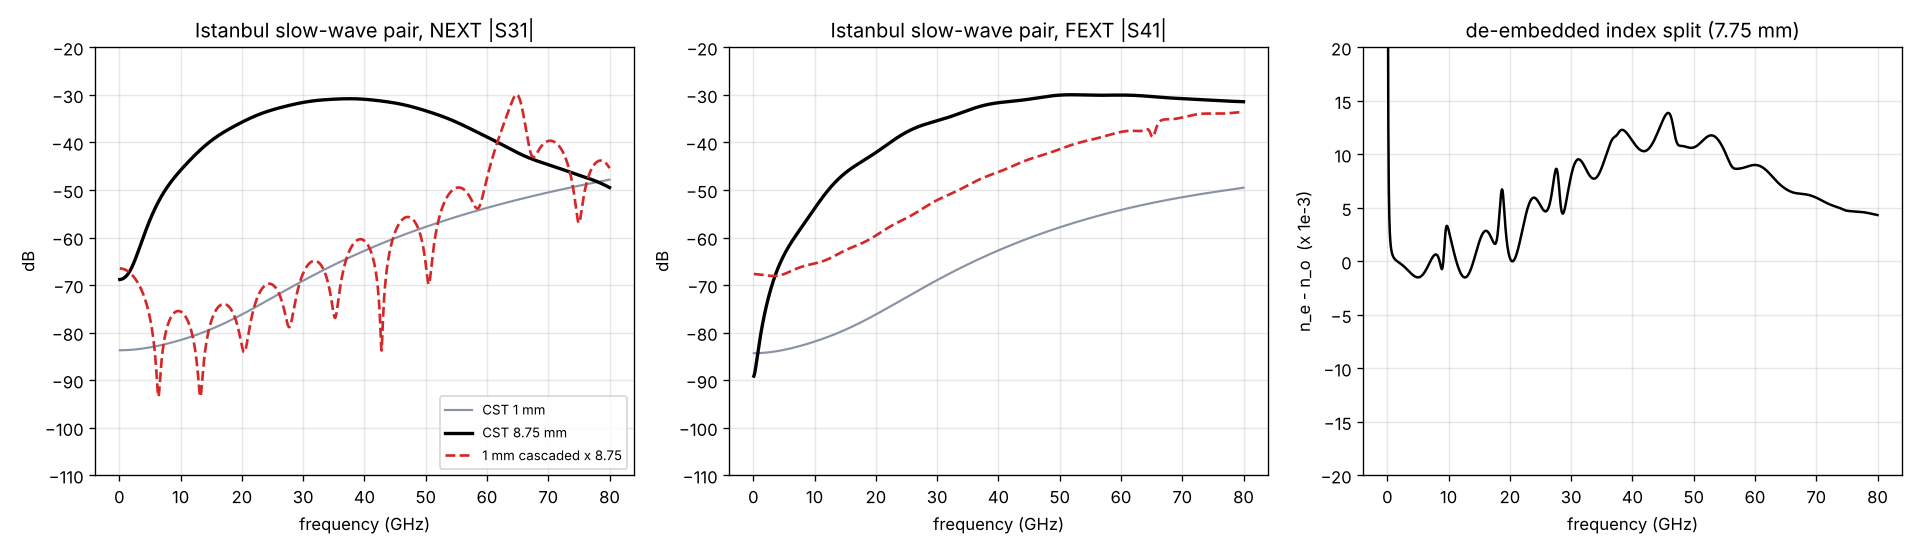

Reproduce this figure in Python.
"""Istanbul slow-wave pair (T period 200 um, line spacing 625 um), CST 3-D
4-ports at 1 mm and 8.75 mm. Ports: 1 A near, 2 A far, 3 B near, 4 B far.
1. NEXT = S31, FEXT = S41 of both runs; data floor |S21 - S43|.
2. Naive cascade: the 1 mm block raised to the power 8.75, per even/odd mode
   (2-port ABCD = [[cosh t, Z sinh t],[sinh t / Z, cosh t]] with t continued in
   frequency), then NEXT = (S11e - S11o)/2, FEXT = (S21e - S21o)/2 at 50 ohm.
   The port regions are repeated 8.75 times, as in any naive cascade.
3. Two-length de-embedding (7.75 mm of line): gamma_e, gamma_o -> n_e, n_o,
   dn, loss of the slow-wave line itself."""
import sys, numpy as np, matplotlib; matplotlib.use("Agg"); import matplotlib.pyplot as plt
sys.path.insert(0, "..")
from first_look_lib import load4
c, R0 = 299792458, 50.0
f, S1 = load4("ISTANBUL_SW_1p00mm.s4p"); f8, S8 = load4("ISTANBUL_SW_8p75mm.s4p")
assert np.allclose(f, f8)
k = slice(1, None); F = f/1e9; w = 2*np.pi*f
db = lambda x: 20*np.log10(np.abs(x) + 1e-30)
def mode(S, sgn):
    M = np.empty((len(S), 2, 2), complex)
    for i, (a, a2) in enumerate(((0, 2), (1, 3))):
        for j, (b, b2) in enumerate(((0, 2), (1, 3))):
            M[:, i, j] = S[:, a, b] + sgn*S[:, a, b2]
    return M
def s2abcd(S):
    s11, s12, s21, s22 = S[:, 0, 0], S[:, 0, 1], S[:, 1, 0], S[:, 1, 1]
    A = ((1+s11)*(1-s22)+s12*s21)/(2*s21); B = R0*((1+s11)*(1+s22)-s12*s21)/(2*s21)
    C = ((1-s11)*(1-s22)-s12*s21)/(2*s21)/R0; D = ((1-s11)*(1+s22)+s12*s21)/(2*s21)
    return A, B, C, D
def abcd2s(A, B, C, D):
    d = A + B/R0 + C*R0 + D
    return (A + B/R0 - C*R0 - D)/d, 2/d
def power(S, n):
    """2-port raised to the power n (symmetric, reciprocal): A = cosh t."""
    A, B, C, D = s2abcd(S)
    Am = (A + D)/2
    r = np.sqrt(Am*Am - 1 + 0j); y = Am - r; y = np.where(abs(y) > 1, Am + r, y)   # e^{-t}
    t = -np.log(np.abs(y)) - 1j*np.unwrap(np.angle(y))                              # continued
    Z = np.sqrt(B/C); Z = np.where(Z.real < 0, -Z, Z)
    return abcd2s(np.cosh(n*t), Z*np.sinh(n*t), np.sinh(n*t)/Z, np.cosh(n*t))
casc = {}
for sgn, nm in ((+1, "e"), (-1, "o")):
    casc[nm] = power(mode(S1, sgn), 8.75)
NEXTc = 0.5*(casc["e"][0] - casc["o"][0]); FEXTc = 0.5*(casc["e"][1] - casc["o"][1])
# de-embedded line (7.75 mm)
def gamma(Sa, Sb, L):
    out = {}
    for sgn, nm in ((+1, "e"), (-1, "o")):
        Ta = np.array(s2abcd(mode(Sa, sgn))).T.reshape(-1, 2, 2)
        Tb = np.array(s2abcd(mode(Sb, sgn))).T.reshape(-1, 2, 2)
        T = np.linalg.solve(Ta, Tb); Am = (T[:, 0, 0] + T[:, 1, 1])/2
        r = np.sqrt(Am*Am - 1 + 0j); y = Am - r; y = np.where(abs(y) > 1, Am + r, y)
        out[nm] = -np.log(np.abs(y))/L - 1j*np.unwrap(np.angle(y))/L
    return out
g = gamma(S1, S8, 7.75e-3)
ne, no = g["e"].imag*c/w, g["o"].imag*c/w
ale = g["e"].real*20/np.log(10)/100
rows = []
print(" GHz | NEXT 1mm  8.75mm  casc | FEXT 1mm  8.75mm  casc | n_e     n_o      dn       | alpha_e dB/cm")
for x in (5, 10, 20, 30, 40, 50, 60, 70):
    i = np.argmin(abs(F - x))
    print(f"{F[i]:4.0f} | {db(S1[i,2,0]):6.1f} {db(S8[i,2,0]):7.1f} {db(NEXTc[i]):6.1f} | "
          f"{db(S1[i,3,0]):6.1f} {db(S8[i,3,0]):7.1f} {db(FEXTc[i]):6.1f} | "
          f"{ne[i]:.4f}  {no[i]:.4f}  {ne[i]-no[i]:+.5f} | {ale[i]:.3f}")
np.savez("istanbul_results.npz", f=f, ge=g["e"], go=g["o"], NEXTc=NEXTc, FEXTc=FEXTc)
fig, ax = plt.subplots(1, 3, figsize=(16, 4.6))
for a, j, nm in ((ax[0], 2, "NEXT |S31|"), (ax[1], 3, "FEXT |S41|")):
    a.plot(F[k], db(S1[k, j, 0]), color="#8a93a5", lw=1.3, label="CST 1 mm")
    a.plot(F[k], db(S8[k, j, 0]), "k", lw=2, label="CST 8.75 mm")
    a.plot(F[k], db((NEXTc if j == 2 else FEXTc)[k]), "C3--", lw=1.6, label="1 mm cascaded x 8.75")
    a.set_title(f"Istanbul slow-wave pair, {nm}"); a.set_ylim(-110, -20); a.set_ylabel("dB")
a = ax[2]
a.plot(F[k], (ne - no)[k]*1e3, "k"); a.set_ylabel("n_e - n_o  (x 1e-3)")
a.set_title("de-embedded index split (7.75 mm)"); a.set_ylim(-20, 20)
for a in ax: a.grid(alpha=.3); a.set_xlabel("frequency (GHz)")
ax[0].legend(fontsize=8)
fig.tight_layout(); fig.savefig("istanbul_xtalk.png", dpi=120)
